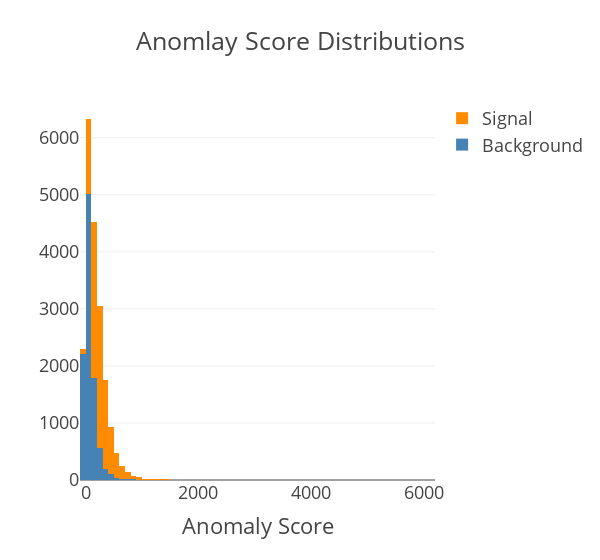

Notebook source saved alongside this figure:
### Markdown cell above
## Plots

### Code cell
prc=95


fig = go.Figure()
fig.add_trace(go.Histogram(x=test_ascore[10_000:], name='Background', 
                           marker_color='steelblue', nbinsx=80),
             )
fig.add_trace(go.Histogram(x=test_ascore[:10_000], name='Signal', 
                           marker_color='darkorange', nbinsx=80),
             )


fig.update_layout(
    xaxis_title='Anomaly Score',
    title_text=r'Anomlay Score Distributions',
    barmode='stack',
    width=600)
fig.show('vscode')

### Figure 1 — Plotly figure (JSON) as saved in the notebook; plotly's stock layout.template omitted (floating-point values rounded to 4 significant figures; data arrays with more than 128 entries replaced by an {"elided": "..."} marker saying what was removed)
{"data": [{"marker": {"color": "steelblue"}, "name": "Background", "nbinsx": 80, "type": "histogram", "x": {"elided": "10000 float values"}}, {"marker": {"color": "darkorange"}, "name": "Signal", "nbinsx": 80, "type": "histogram", "x": {"elided": "10000 float values"}}], "layout": {"barmode": "stack", "title": {"text": "Anomlay Score Distributions"}, "width": 600, "xaxis": {"title": {"text": "Anomaly Score"}}}}
